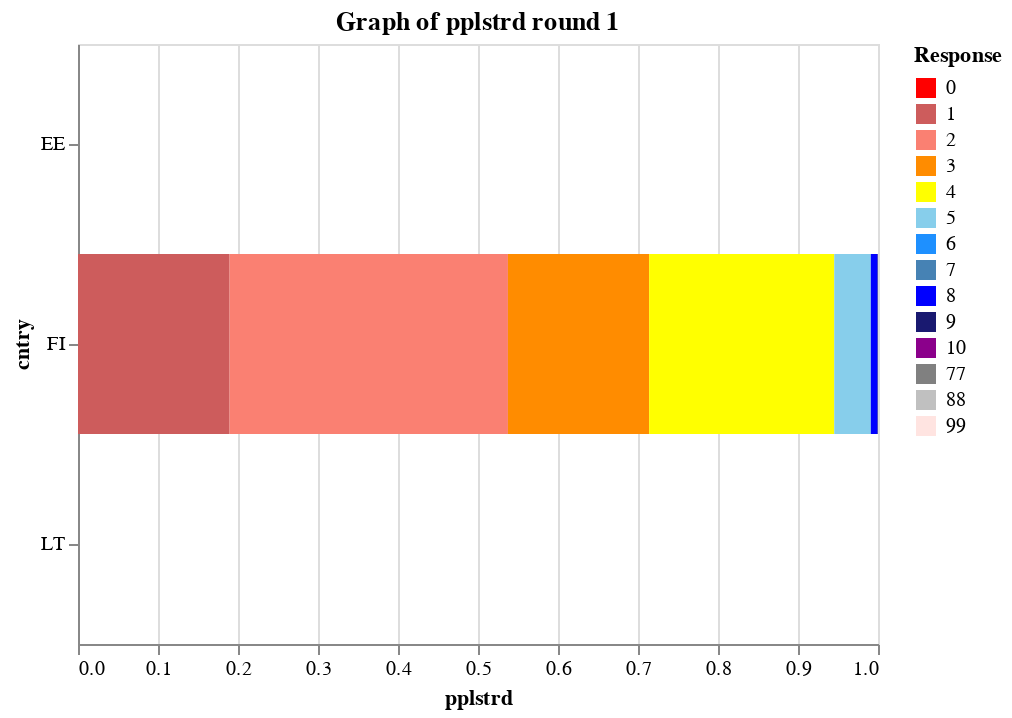

Write notebook code for a chart like this one.
### Code cell
utils.plot_group(imm, BALTIC, 1, 'pplstrd')

### Figure 1 — Vega-Lite specification as saved in the notebook (floating-point values rounded to 4 significant figures)
{"$schema": "https://vega.github.io/schema/vega-lite/v2.6.0.json", "config": {"view": {"height": 300, "width": 400}}, "data": {"name": "data-6af1cb275055d1bbd4a3d47cef7f4a3e"}, "datasets": {"data-6af1cb275055d1bbd4a3d47cef7f4a3e": [{"cntry": "EE", "essrnd": 1, "pplstrd": 0, "response": 0}, {"cntry": "FI", "essrnd": 1, "pplstrd": 0.1895, "response": 1}, {"cntry": "FI", "essrnd": 1, "pplstrd": 0.3479, "response": 2}, {"cntry": "FI", "essrnd": 1, "pplstrd": 0.1765, "response": 3}, {"cntry": "FI", "essrnd": 1, "pplstrd": 0.2314, "response": 4}, {"cntry": "FI", "essrnd": 1, "pplstrd": 0.04571, "response": 5}, {"cntry": "FI", "essrnd": 1, "pplstrd": 0.008474, "response": 8}, {"cntry": "FI", "essrnd": 1, "pplstrd": 0.0004998, "response": 9}, {"cntry": "LT", "essrnd": 1, "pplstrd": 0, "response": 0}]}, "encoding": {"color": {"field": "response", "legend": {"title": "Response"}, "scale": {"domain": [0, 1, 2, 3, 4, 5, 6, 7, 8, 9, 10, 77, 88, 99], "range": ["red", "indianred", "salmon", "darkorange", "yellow", "skyblue", "dodgerblue", "steelblue", "blue", "midnightblue", "darkmagenta", "gray", "silver", "mistyrose"]}, "type": "ordinal"}, "order": {"field": "response", "sort": "ascending", "type": "quantitative"}, "x": {"field": "pplstrd", "type": "quantitative"}, "y": {"field": "cntry", "type": "nominal"}}, "mark": "bar", "title": "Graph of pplstrd round 1"}
